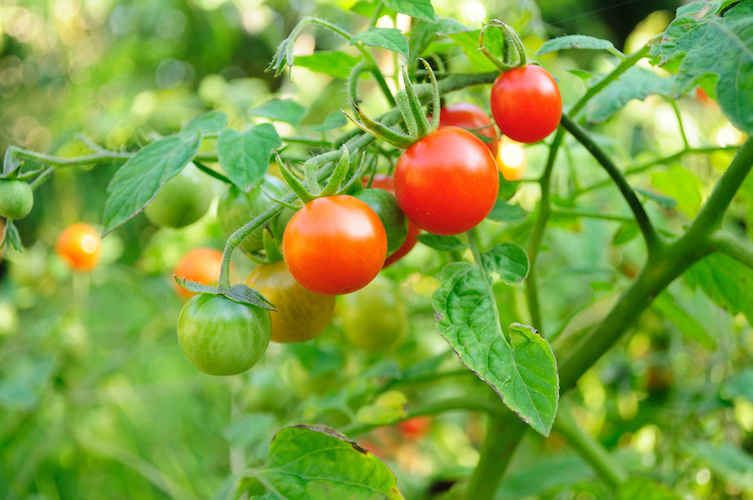
#> input picture resources/images/tomatoes.jpg, 753 x 500 px
$ jupyter execute 1.template_matching.ipynb
#> lines starting #> are read from the running program, lines starting #| are printed output that depends on the picture; after the words box and inside, x2 and y2 are one past the last pixel; in counts of white or black regions, pixels touching at a corner belong together; long printed decimals are rounded
[cell 1]
import cv2

[cell 2]
img = cv2.imread("../resources/images/tomatoes.jpg")
#> img is the input picture: shape (500, 753, 3); mean B, G, R 64.5, 161.1, 127.4
cv2.imshow("Frame",img)
cv2.waitKey(0)
cv2.destroyAllWindows()

### Crop a tomato and save it

[cell 3]
# Cropping an image
cropped_image = img[190:300, 280:390]
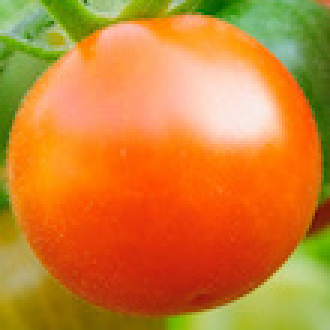
#> cropped_image: shape (110, 110, 3) (shown 3 times larger); mean B, G, R 49.2, 128.2, 205.5

cv2.imshow("Tomato", cropped_image)

# Save the cropped image
cv2.imwrite("../resources/images/template_tomato.jpg", cropped_image)
cv2.waitKey(0)
cv2.destroyAllWindows()

## Load template in gray scale

[cell 4]
template = cv2.imread("../resources/images/template_tomato.jpg",0)
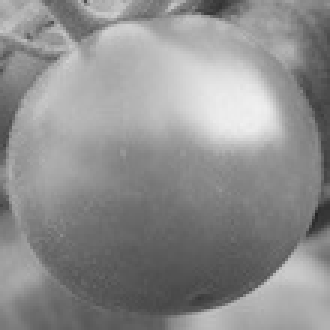
#> template: shape (110, 110) (shown 3 times larger); min 36, max 240, mean 142.3
cv2.imshow("Template",template)
cv2.waitKey(0)
cv2.destroyAllWindows()

[cell 5]
frame = cv2.imread("../resources/images/tomatoes.jpg",0)
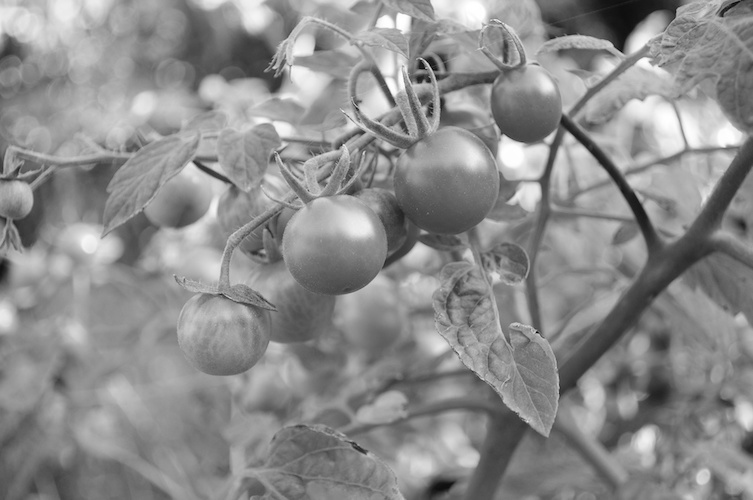
#> frame: shape (500, 753); min 0, max 255, mean 140
cv2.imshow("Tomatoes",frame)
cv2.waitKey(0)
cv2.destroyAllWindows()

[cell 6]
result = cv2.matchTemplate(frame, template, cv2.TM_CCOEFF_NORMED)
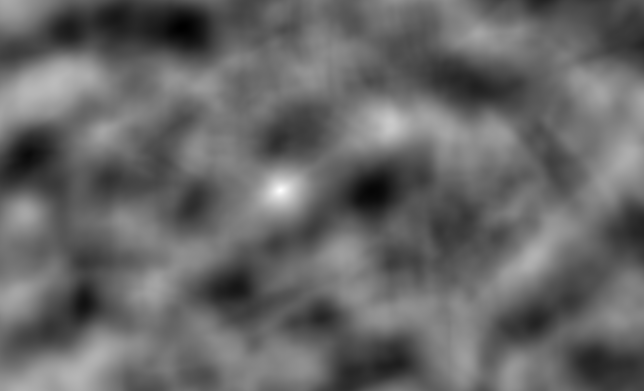
#> result: shape (391, 644) float32; min -0.64, max 1, mean 0.0239; drawn with min black and max white

min_val, max_val, min_loc, max_loc = cv2.minMaxLoc(result)
#> min_val = -0.64; max_val = 1; min_loc = (183, 26); max_loc = (280, 190)
print(max_val,max_loc)
#| 0.9995 (280, 190)
cv2.circle(result,max_loc, 15,255,2)
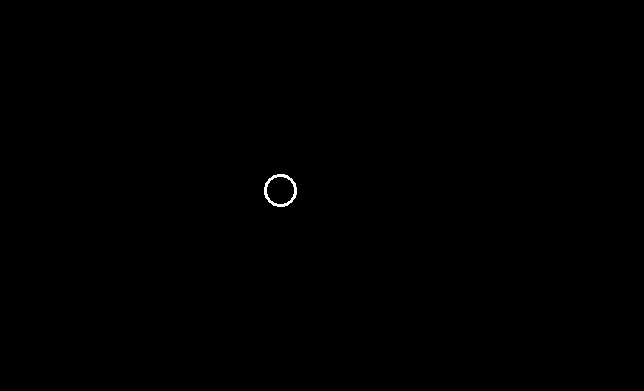
#> result: shape (391, 644) float32; 0.11% of pixels changed, all inside (x1, y1, x2, y2) = (264, 174, 297, 207); drawn with min black and max white
cv2.imshow("Matching",result)
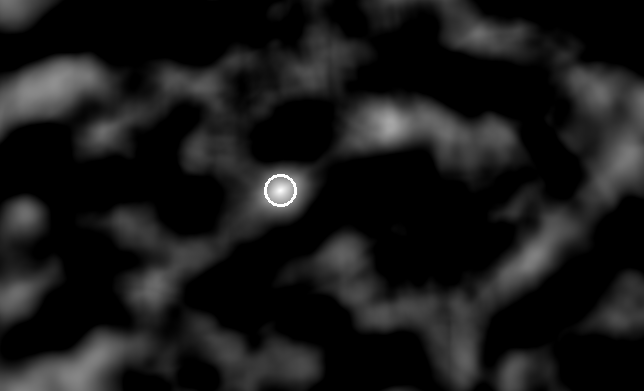
#> window 'Matching': shape (391, 644); min 0, max 255, mean 24.8

cv2.waitKey(0)
cv2.destroyAllWindows()

$ run again, with resources/images/faces.jpeg copied over resources/images/tomatoes.jpg
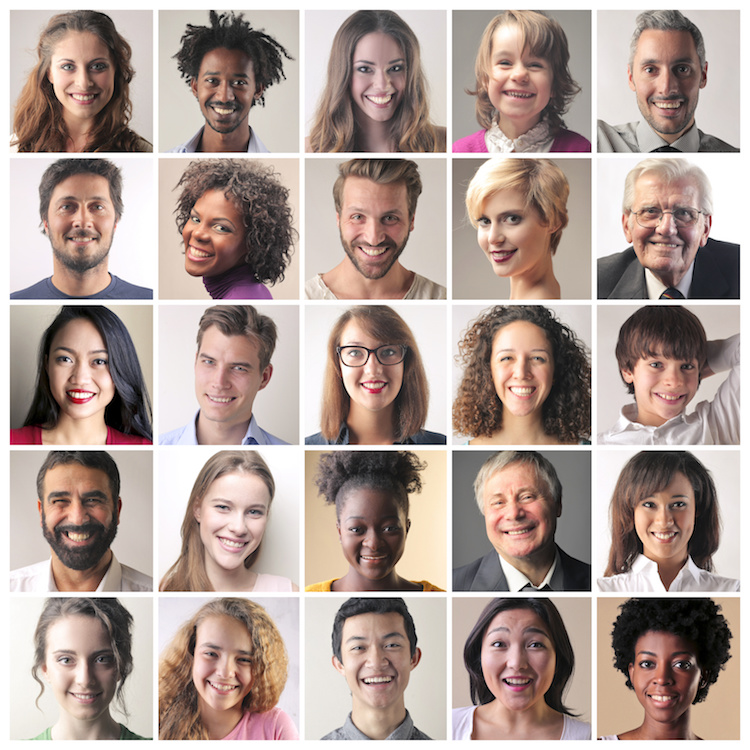
#> input picture resources/images/faces.jpeg, 750 x 750 px
#> img is the input picture: shape (750, 750, 3); mean B, G, R 150.6, 157.8, 175.3
#> `result = cv2.matchTemplate(frame, template, cv2.TM_CCOEFF_NORMED)`:
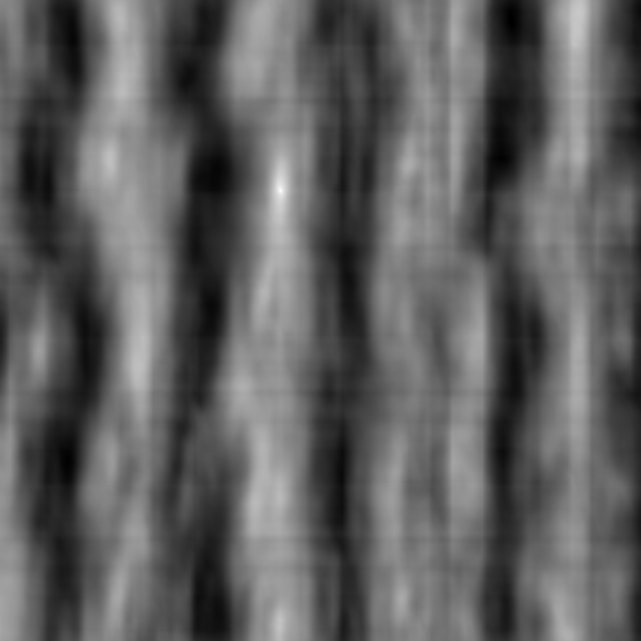
#> result: shape (641, 641) float32; min -0.592, max 1, mean 0.00531; drawn with min black and max white
#> min_val = -0.592; max_val = 1; min_loc = (511, 20); max_loc = (280, 190)
#| 0.9997 (280, 190)
#> `cv2.imshow("Matching",result)`:
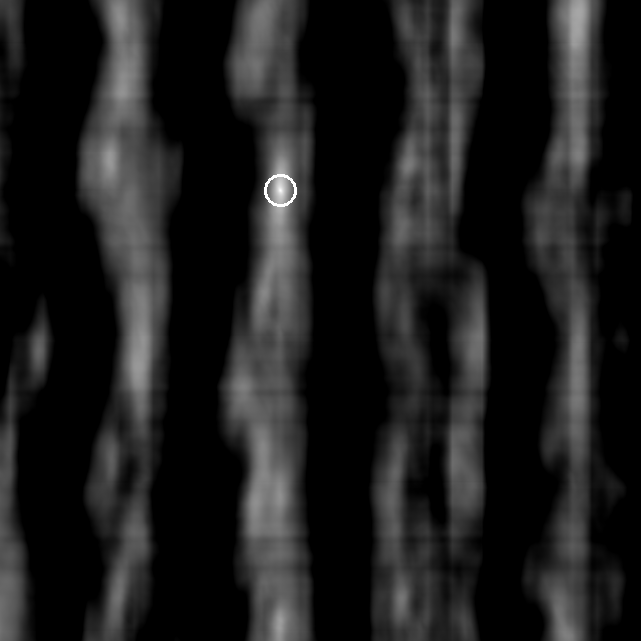
#> window 'Matching': shape (641, 641); min 0, max 255, mean 29.2
